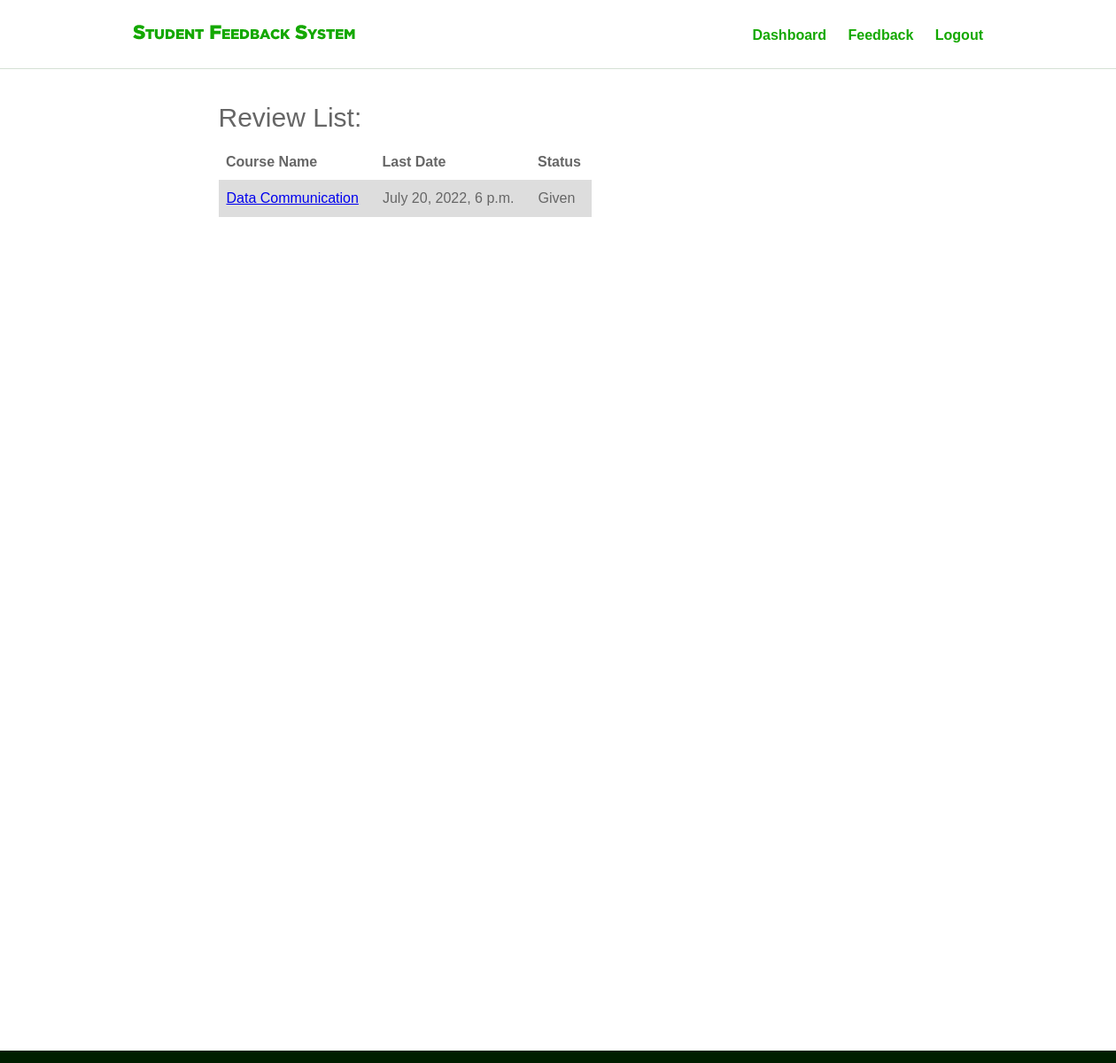
Page /feedback/ (signed in) on the committed database.
### main/models.py (models this page shows, shortened)
class ReviewSet(models.Model):
    name = models.CharField(max_length=200, blank=True)
    semester = models.ForeignKey(Semester, default="", on_delete=models.CASCADE)
    teacher = models.ForeignKey(Teacher, default="", on_delete=models.CASCADE)
    dept = models.ForeignKey(Dept, default="", on_delete=models.CASCADE)
    subject = models.ForeignKey(Subject, default="", on_delete=models.CASCADE)
    question = models.ManyToManyField(Question)
    created = models.DateTimeField(default=datetime.now)
    endtime = models.DateTimeField( blank=True,null=True)
    stop = models.BooleanField(default=False)

class Subject(models.Model):
    name = models.CharField(max_length=250, blank=False)
    dept = models.ForeignKey(Dept, on_delete=models.CASCADE)
    subcode = models.CharField(max_length=50, unique=True)
    class Meta:
        ordering = ['subcode']
    def __str__(self):
        return self.name

### account/views.py (the view, shortened to what this page needs)
# urls.py: url(r'^feedback/$',views.feedback, name = "feedback"),
@login_required(login_url = '/login/')
def feedback(request):
    user = request.user
    students = StudentProfile.objects.filter(user=user)
    teachers = Teacher.objects.filter(user=user)
    if students:
        student = get_object_or_404(StudentProfile, user=user)
        if student.pass_updated:
            subjects = SemesterSubject.objects.filter(semester=student.year_semester)
            reviews = ReviewSet.objects.filter(semester = student.year_semester, dept=student.dept)
            list = []
            for rev in reviews:
                now = datetime.utcnow().replace(tzinfo=utc)
                given = Review.objects.filter(reviewfor=rev, user=user)
                if given:
                    list.append('Given')
                elif rev.endtime < now:
                    list.append('Time Over')
                else:
                    list.append('Not Given')
            reviewslist = zip(reviews, list)
            context = {
                'stuprofile' : student,
                'user' : user,
                'subjects' : subjects,
                'reviewslist' : reviewslist,
            }
            return render(request, 'feedback.html', context)
        else:
            return render(request, 'passwordnotupdated.html')
    elif user.is_staff:
        return render(request, 'admindashboard.html')
    else:
        return render(request, 'usernotgivenrole.html')

### templates/feedback.html
{% extends 'master.html' %}
{% load static %}
{% block body %}
{% include 'navbar.html' %}
<section id="hero_area">
    <div class="inner_hero container">
      <h4>Review List:</h4>
        <table>
            <tr>
                <th>Course Name</th>
                <th>Last Date</th>
                <th>Status</th>
            </tr>
            {% for i, status in reviewslist %}
            <tr>
                <td><a href="{% url 'submitanswer' pk=i.id %}"> {{ i.subject }}</a></td>
                <td>{{ i.endtime }}</td>
                <td>{{ status }}</td>
            </tr>
            {% endfor %}
        </table>
    </div>
</section>
{% endblock %}

### static/css/style.css (style rules this page uses)
html { position: relative; min-height: 100%; }
body { color: #666666; font-family: Georgia, sans-serif; font-size: 16px; line-height: 1.5em; margin: 0; margin-bottom: 170px; }
.container { margin: 0 auto; max-width: 960px; width: 96%; }
#hero_area { background: #fff; margin: 40px; padding: 0; }
.inner_hero { overflow: visible; display: block; width: 65%; }
.inner_hero h4 { color: #666666; font-size: 30px; line-height: 1em; font-weight: normal; margin-bottom: 15px; }
.inner_hero table { border-collapse: collapse; width: 55%; }
.inner_hero td, th { border: 1px solid #dddddd; text-align: left; padding: 8px; }
.inner_hero tr:nth-child(even) { background-color: #dddddd; }
.inner_feedback td, th { border: 1px solid #dddddd; text-align: left; padding: 8px; }
.inner_feedbackstatistics td, th { border: none; text-align: left; padding: 8px; }

### rows in the picture
ReviewSet: subject "Data Communication", endtime "July 20, 2022, 6 p.m.", status "Given"
